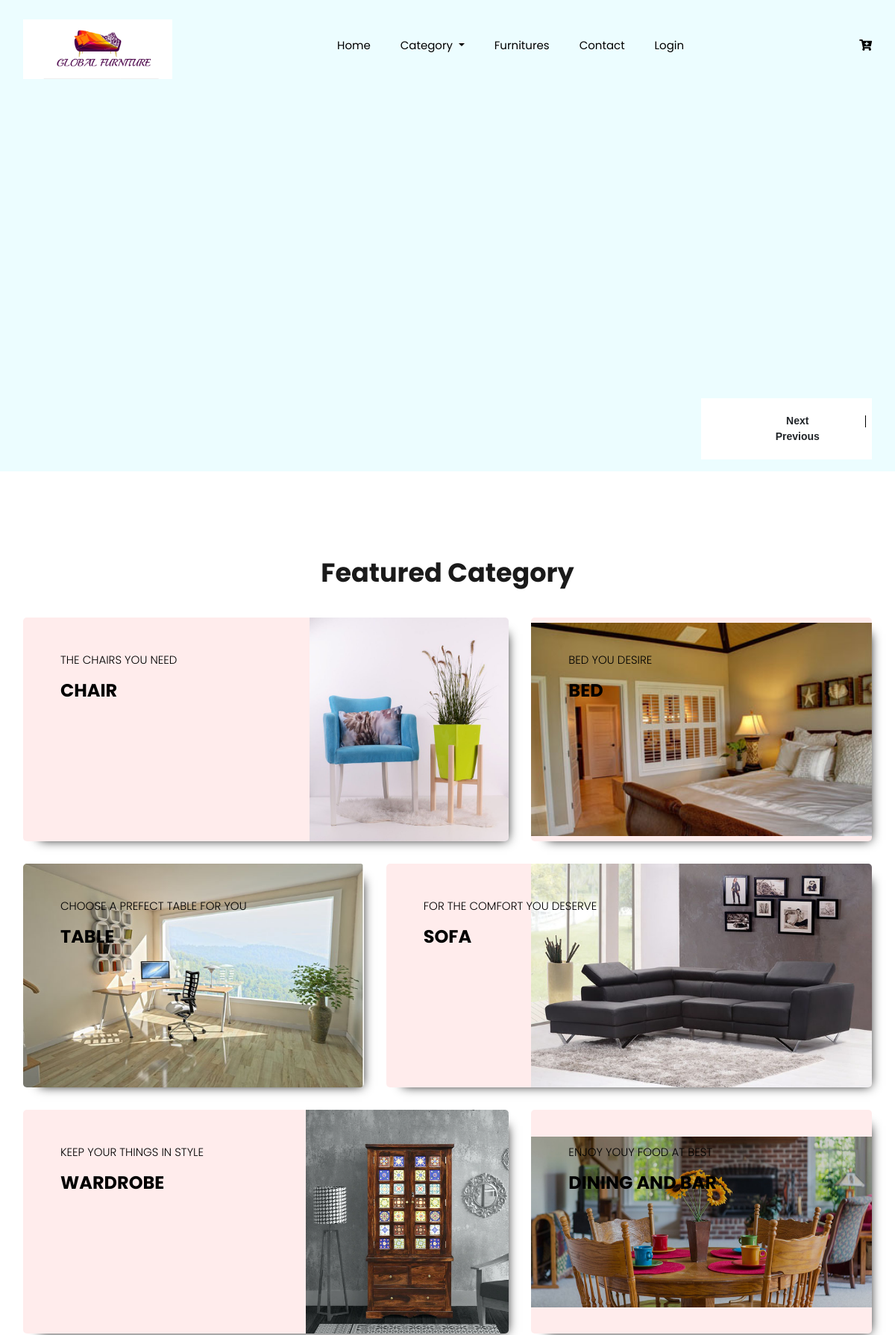
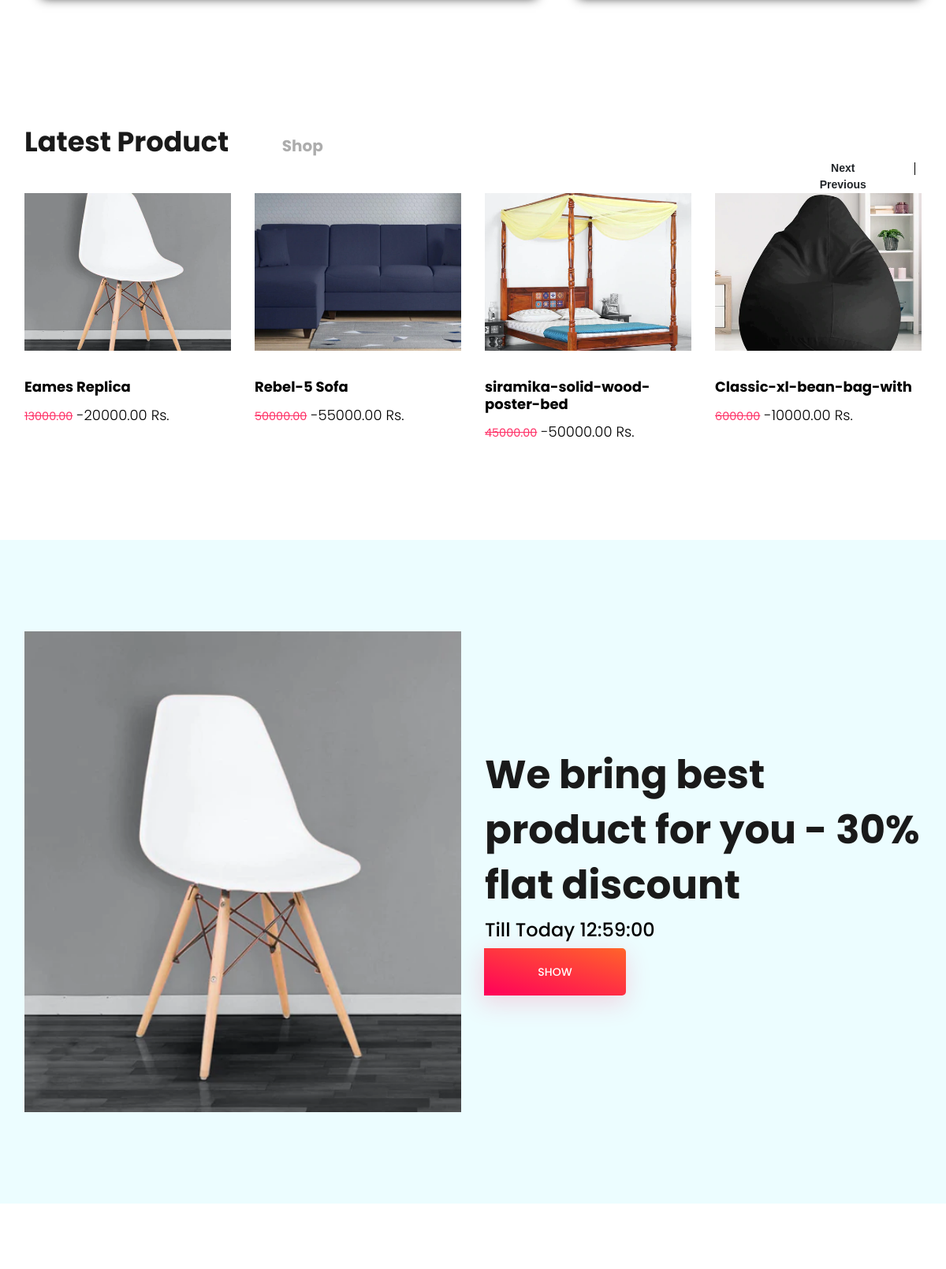
The page / (upper part) on the database its author committed (2 pictures, top to bottom).
### tables this page shows
CREATE TABLE `category` (
  `cat_id` int(10) NOT NULL,
  `cat_name` varchar(255) NOT NULL,
  `cat_image` varchar(255) NOT NULL,
  `cat_desc` text NOT NULL,
  `product_id` int(11) NOT NULL
);

CREATE TABLE `product_master` (
  `product_id` int(10) NOT NULL,
  `product_img` varchar(225) NOT NULL,
  `product_name` varchar(255) NOT NULL,
  `product_discription` text NOT NULL,
  `color_id` int(10) NOT NULL,
  `material_id` int(10) NOT NULL,
  `cat_id` int(10) NOT NULL,
  `size_id` int(10) NOT NULL,
  `offer_price` decimal(10,2) NOT NULL,
  `selling_price` decimal(10,2) NOT NULL,
  `insert_date` datetime NOT NULL DEFAULT current_timestamp()
);

CREATE TABLE `offers` (
  `o_id` int(3) NOT NULL,
  `pro_id` int(3) NOT NULL,
  `o_desc` text NOT NULL,
  `o_date` time NOT NULL,
  `o_status` varchar(10) NOT NULL DEFAULT 'disable',
  `o_priority` int(11) NOT NULL DEFAULT 5
);

### index.php (the view, shortened to what this page needs)
<!doctype html>
<html lang="zxx">
<head>
<?php include 'head_link.php'; ?>
</head>
<body>
    <?php include "header.php"; ?>
    <section class="banner_part">
        <div class="container">
            <div class="row align-items-center">
                <div class="col-lg-12">
                    <div class="banner_slider owl-carousel">
                        <br><br><br><br><br><br><br><br>
                    <?php
                        $qry="select * from slide_master ";
                        $result=mysqli_query($con,$qry);
                        while($lst=mysqli_fetch_array($result)) {
                    ?>
                        <div class="single_banner_slider" style="height: 50vw;">
                            <div class="row">
                            </div>
                        </div>
                    <?php } ?>
                    </div>
                </div>
            </div>
        </div>
    </section>
    <section class="feature_part padding_top">
        <div class="container">
            <div class="row justify-content-center">
                <div class="col-lg-8">
                    <div class="section_tittle text-center">
                        <h2>Featured Category</h2>
                    </div>
                </div>
            </div>
            <div class="row align-items-center justify-content-between">
                <?php
$class_array = ["col-lg-7 col-sm-6","col-lg-5 col-sm-6","col-lg-5 col-sm-6","col-lg-7 col-sm-6","col-lg-7 col-sm-6","col-lg-5 col-sm-6"];
$re= mysqli_query($con,"select * from category ");
$count = 0;
while ($r= mysqli_fetch_assoc($re)){
echo "
<div class='{$class_array[$count]}'>
    <div class='single_feature_post_text custom_con' style='background:#ffecec url(./admin/image/category/{$r['cat_image']}); '>
        <p >{$r['cat_desc']}</p>
        <h3>{$r['cat_name']}</h3>
        <a href='category.php?cat_id={$r['cat_id']}' class='feature_btn'>EXPLORE <i class='fas fa-play'></i></a>
    </div>
</div>
";
$count= $count+1;
}
                ?>
        </div>
    </div>
    </section>
    <section class="product_list best_seller section_padding">
        <div class="container">
            <div class="row justify-content-center">
                <div class="col-lg-12">
                    <div class="section_tittle text-center">
                        <h2>Latest Product <span>shop</span></h2>
                    </div>
                </div>
            </div>
            <div class="row align-items-center justify-content-between">
                <div class="col-lg-12">
                    <div class="best_product_slider owl-carousel">
<?php
$pro = mysqli_query($con," SELECT * from product_master  GROUP by product_id");
while ($p = mysqli_fetch_assoc($pro)) {
?>
<a href="single-product.php?product_id=<?php  echo $p['product_id']; ?>" class="single_product_item">
    <img class="custom_img" src="./admin/image/product/<?php echo $p['product_img']; ?>" alt="">
    <div class="single_product_text">
        <h4><?php echo $p['product_name']; ?></h4>
        <h3>
<small><del><?php echo $p['offer_price']; ?></del></small> -<?php echo $p['selling_price']; ?> Rs.
        </h3>
    </div>
</a>
<?php } ?>
                    </div>
                </div>
            </div>
        </div>
    </section>
<div id="demo" class="carousel slide" data-ride="carousel">
  <div class="carousel-inner">
<?php
    $first_slide = 1;
    $rs = mysqli_query($con,"SELECT o.* , i.product_img FROM offers o , product_master i  WHERE i.product_id=o.pro_id GROUP by i.product_id");
    while ($ro=mysqli_fetch_assoc($rs)) {
?>
    <div class="carousel-item <?php echo ($first_slide==1)? "active" : ""; ?>">
        <section class="our_offer section_padding">
            <div class="container">
                <div class="row align-items-center justify-content-between">
                    <div class="col-lg-6 col-md-6">
                        <div class="offer_img">
                            <img src="./admin/image/product/<?php echo $ro['product_img']; ?>" alt="">
                        </div>
                    </div>
                    <div class="col-lg-6 col-md-6">
                        <div class="offer_text">
                            <h2><?php echo $ro['o_desc']; ?></h2>
                            <h3>Till Today <?php echo $ro['o_date']; ?></h3>
                            <div class="input-group">
                                <div class="input-group-append">
                                    <a href="#" class="input-group-text btn_2" id="basic-addon2">Show</a>
                                </div>
                            </div>
                        </div>
                    </div>
                </div>
            </div>
        </section>
    </div>
<?php
$first_slide=0;
} ?>
</div>
</div>
    <section class="product_list best_seller section_padding">
    </section>
</body>
</html>

### view_profile.css (style rules this page uses)
body { font-family: Arial, Helvetica, sans-serif; }
.container { padding: 16px; }

### index.php (style rules this page uses)
.custom_con { box-shadow: 10px 10px 14px -12px black; height:46vw !important; max-height: 300px; background-repeat: no-repeat !important; background-position: right !important; background-size: contain !important; border-radius: 5px; }
.custom_img { object-fit:cover; width: 200px; height: 200px; }
.carousel-inner img { width: 100%; height: auto; }

### rows shown on the page
category: cat_image (picture), cat_desc "THE CHAIRS YOU NEED", cat_name "CHAIR"
category: cat_image (picture), cat_desc "BED YOU DESIRE", cat_name "BED"
category: cat_image (picture), cat_desc "CHOOSE A PREFECT TABLE FOR YOU", cat_name "TABLE"
category: cat_image (picture), cat_desc "FOR THE COMFORT YOU DESERVE", cat_name "SOFA"
category: cat_image (picture), cat_desc "KEEP YOUR THINGS IN STYLE", cat_name "WARDROBE"
category: cat_image (picture), cat_desc "ENJOY YOUY FOOD AT BEST", cat_name "DINING AND BAR"
product_master: product_img (picture), product_name "Eames Replica", offer_price "13000.00", selling_price "20000.00"
product_master: product_img (picture), product_name "Rebel-5 Sofa", offer_price "50000.00", selling_price "55000.00"
product_master: product_img (picture), product_name "siramika-solid-wood-poster-bed", offer_price "45000.00", selling_price "50000.00"
product_master: product_img (picture), product_name "Classic-xl-bean-bag-with", offer_price "6000.00", selling_price "10000.00"
offers: product_master.product_img (picture), o_desc "We bring best product for you - 30% flat discount", o_date "12:59:00"
